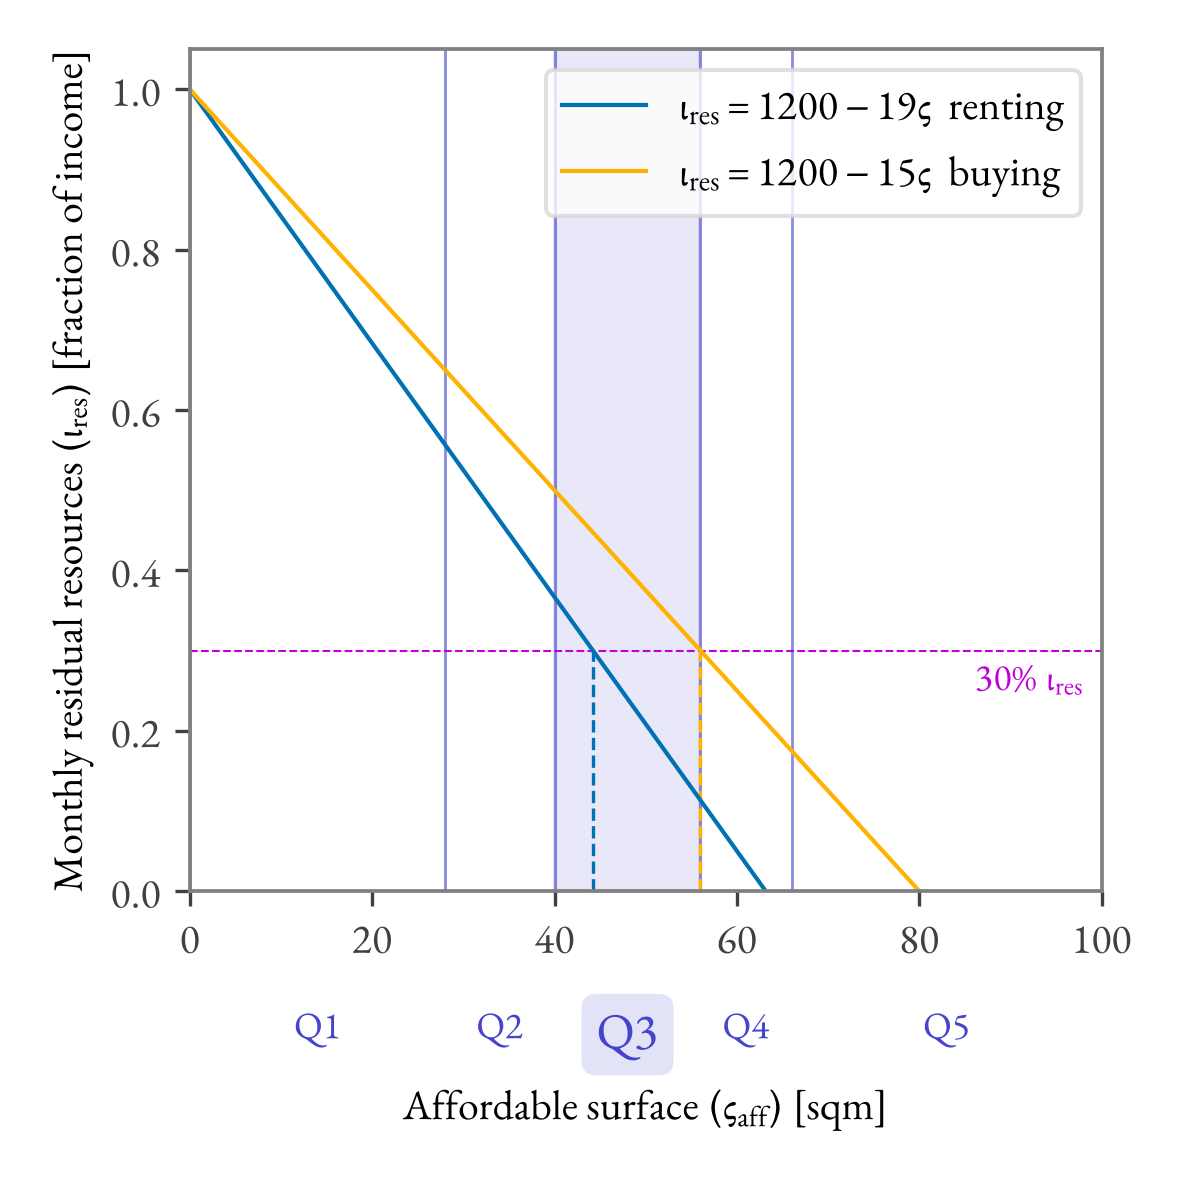

Here is the Python script that generated this plot:
from __future__ import annotations

from pathlib import Path

import matplotlib as mpl
import matplotlib.pyplot as plt
from matplotlib.figure import Figure
import numpy as np

# -----------------------------
# STYLE
# -----------------------------

mpl.rcParams["font.family"] = "Garamond-Math"
mpl.rcParams["font.serif"] = ["Garamond-Math"]
mpl.rcParams["font.size"] = 11
mpl.rcParams["mathtext.fontset"] = "custom"
mpl.rcParams["mathtext.rm"] = r"Garamond\-Math"
mpl.rcParams["mathtext.it"] = r"Garamond\-Math:italic"
mpl.rcParams["mathtext.bf"] = r"Garamond\-Math:bold"

# -----------------------------
# SETUP
# -----------------------------

SURFACE_AXIS_MAX = 100.0
RESOURCES_THRESHOLD = 360.0
UPPER_RESOURCES_THRESHOLD = 840.0
N_POINTS = 500
CM_TO_INCH = 1 / 2.54
THRESHOLD_COLOR = "#C000D9"
INCOME = 1200.0
HOUSING_OPPORTUNITIES = {"buying": 15.0, "renting": 19.0}
HOUSING_BOUNDARIES = [28.0, 40.0, 56.0, 66.0]  # sqm, affordable-surface cut points at 30% of income
HOUSING_CATEGORIES = ["Q1", "Q2", "Q3", "Q4", "Q5"]
HOUSING_Q = 2.0   # sqm, indifference threshold
HOUSING_P = 6.0   # sqm, preference threshold
HOUSING_LAMBDA_CUT = 0.75  # minimum outranking credibility to be assigned above a boundary
HOUSING_WEIGHTS = {"renting": 0.5, "buying": 0.5}  # uniform by default

ACCESS_CURVES = (
    # (resources intercept, slope, color, line width, description)
    (INCOME, HOUSING_OPPORTUNITIES["renting"], "#0071B2", 1.0, "renting"),
    (INCOME, HOUSING_OPPORTUNITIES["buying"], "#FFB300", 1, "buying"),
)


def electre_tri_classify_housing(t30_res_by_curve: dict[str, float]) -> str:
    """ELECTRE TRI classification of housing affordability, combining renting and
    buying into one category instead of scoring each separately -- treats them as
    two criteria of the same household situation. No veto (assumes an infinite
    veto threshold): with only two criteria that represent the same household's two
    access routes, there isn't yet a case for one to veto the other.
    """
    assigned_idx = 0
    for k, boundary in enumerate(HOUSING_BOUNDARIES):
        weighted_concordance = 0.0
        weight_sum = 0.0
        for description, t30_res in t30_res_by_curve.items():
            w = HOUSING_WEIGHTS.get(description, 1.0 / len(t30_res_by_curve))
            d = t30_res - boundary
            if d >= -HOUSING_Q:
                c_j = 1.0
            elif d <= -HOUSING_P:
                c_j = 0.0
            else:
                c_j = (d + HOUSING_P) / (HOUSING_P - HOUSING_Q)
            weighted_concordance += w * c_j
            weight_sum += w
        credibility = weighted_concordance / weight_sum
        if credibility >= HOUSING_LAMBDA_CUT:
            assigned_idx = k + 1
    return HOUSING_CATEGORIES[assigned_idx]


def plot_form_of_access() -> Figure:
    fig, ax = plt.subplots(
        figsize=(10 * CM_TO_INCH, 10 * CM_TO_INCH),
        dpi=300,
    )

    t30_res_by_curve: dict[str, float] = {}

    for resources_intercept, slope, curve_color, curve_linewidth, description in ACCESS_CURVES:
        surface_intercept = resources_intercept / slope
        curve_surface = np.linspace(0.0, surface_intercept, N_POINTS)
        curve_resources = (resources_intercept - slope * curve_surface) / INCOME

        curve_label = (
            rf"$\iota_{{\mathrm{{res}}}} = {resources_intercept:g}"
            rf" - {slope:g}\varsigma$  {description}"
        )
        ax.plot(
            curve_surface,
            curve_resources,
            color=curve_color,
            linewidth=curve_linewidth,
            alpha=1.0,
            label=curve_label,
        )

        for threshold in (RESOURCES_THRESHOLD,):  # UPPER_RESOURCES_THRESHOLD (70%) disabled, see below
            intersection_surface = (resources_intercept - threshold) / slope
            if threshold == RESOURCES_THRESHOLD:
                t30_res_by_curve[description] = intersection_surface
            ax.plot(
                [intersection_surface, intersection_surface],
                [0.0, threshold / INCOME],
                color=curve_color,
                linewidth=0.8,
                linestyle="--",
                alpha=1,
                zorder=1,
            )

    ax.axhline(
        RESOURCES_THRESHOLD / INCOME,
        color=THRESHOLD_COLOR,
        linewidth=0.5,
        linestyle="--",
        alpha=1,
        zorder=1,
    )
    ax.text(
        SURFACE_AXIS_MAX - 2.0,
        RESOURCES_THRESHOLD / INCOME - 0.0125,
        r"$30\%\ \iota_{\mathrm{res}}$",
        color=THRESHOLD_COLOR,
        fontsize=9,
        ha="right",
        va="top",
    )
    # 70% threshold disabled on this plot -- keeping the code for whenever it's needed again.
    # ax.axhline(
    #     UPPER_RESOURCES_THRESHOLD / INCOME,
    #     color=THRESHOLD_COLOR,
    #     linewidth=0.5,
    #     linestyle="--",
    #     alpha=1,
    #     zorder=1,
    # )
    # ax.text(
    #     SURFACE_AXIS_MAX - 2.0,
    #     UPPER_RESOURCES_THRESHOLD / INCOME + 0.0125,
    #     r"$70\%\ \iota_{\mathrm{res}}$",
    #     color=THRESHOLD_COLOR,
    #     fontsize=9,
    #     ha="right",
    #     va="bottom",
    # )

    ax.set_xlim(0.0, SURFACE_AXIS_MAX)
    ax.set_ylim(0.0, 1.05)
    ax.set_xlabel(r"Affordable surface ($ς_{\mathrm{aff}}$) [sqm]", fontsize=10, labelpad=30)
    ax.set_ylabel(r"Monthly residual resources ($\iota_{\mathrm{res}}$) [fraction of income]", fontsize=10)

    ax.tick_params(axis="both", labelsize=10, colors="#404040")

    for spine in ax.spines.values():
        spine.set_color("#808080")
        spine.set_linewidth(0.9)

    legend = ax.legend(frameon=True, fontsize=10, loc="upper right")
    legend.get_frame().set_edgecolor("#d9d9d9")
    legend.get_frame().set_linewidth(1.0)
    legend.get_frame().set_facecolor("white")

    category = electre_tri_classify_housing(t30_res_by_curve)
    band_edges = [0.0] + HOUSING_BOUNDARIES + [SURFACE_AXIS_MAX]
    category_idx = HOUSING_CATEGORIES.index(category)
    ax.axvspan(band_edges[category_idx], band_edges[category_idx + 1], color="#4444CC", alpha=0.12, zorder=-1)

    for boundary in band_edges:  # includes 0 and SURFACE_AXIS_MAX, so Q1/Q5 are bounded too
        ax.axvline(boundary, color="#4444CC", linewidth=0.7, linestyle="-", alpha=0.6, zorder=0)

    for label, lo, hi in zip(HOUSING_CATEGORIES, band_edges[:-1], band_edges[1:]):
        is_assigned = label == category
        ax.text(
            (lo + hi) / 2,
            -0.14,
            label,
            transform=ax.get_xaxis_transform(),
            color="#4444CC",
            fontsize=12 if is_assigned else 9,
            fontweight="bold" if is_assigned else "normal",
            ha="center",
            va="top",
            bbox=(
                dict(facecolor="#4444CC", alpha=0.15, edgecolor="none", boxstyle="round,pad=0.3")
                if is_assigned
                else None
            ),
        )

    print("[Housing] Affordability classification (30% of income threshold, renting+buying combined):")
    for description, t30_res in t30_res_by_curve.items():
        print(f"[Housing]   {description}: t30_res={t30_res:.1f} sqm", flush=True)
    print(f"[Housing]   combined category -> {category}", flush=True)

    fig.tight_layout()
    return fig


if __name__ == "__main__":
    output_folder = Path(__file__).resolve().parent

    plot_form_of_access()
    plt.savefig(output_folder / "housing_affordability.png", dpi=300)
    plt.show()
    plt.close()
